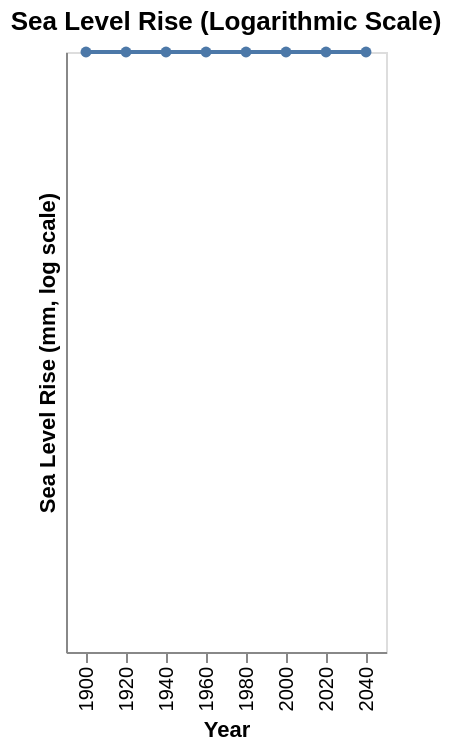

Here is the Vega-Lite specification saved for this chart:
### Vega-Lite specification from a JSON file in a GitHub repository (floating-point values rounded to 4 significant figures)
{"$schema": "https://vega.github.io/schema/vega-lite/v6.json", "description": "Sea level rise projection", "data": {"values": [{"year": "1900", "level": 0}, {"year": "1920", "level": 2}, {"year": "1940", "level": 5}, {"year": "1960", "level": 12}, {"year": "1980", "level": 28}, {"year": "2000", "level": 65}, {"year": "2020", "level": 145}, {"year": "2040", "level": 280}]}, "mark": {"type": "area", "line": true, "point": true, "color": "teal"}, "encoding": {"x": {"field": "year", "type": "ordinal", "axis": {"title": "Year"}}, "y": {"field": "level", "type": "quantitative", "scale": {"type": "log"}, "axis": {"title": "Sea Level Rise (mm, log scale)"}}, "tooltip": [{"field": "year", "type": "ordinal"}, {"field": "level", "type": "quantitative", "title": "Rise (mm)", "format": ".0f"}]}, "title": "Sea Level Rise (Logarithmic Scale)"}
